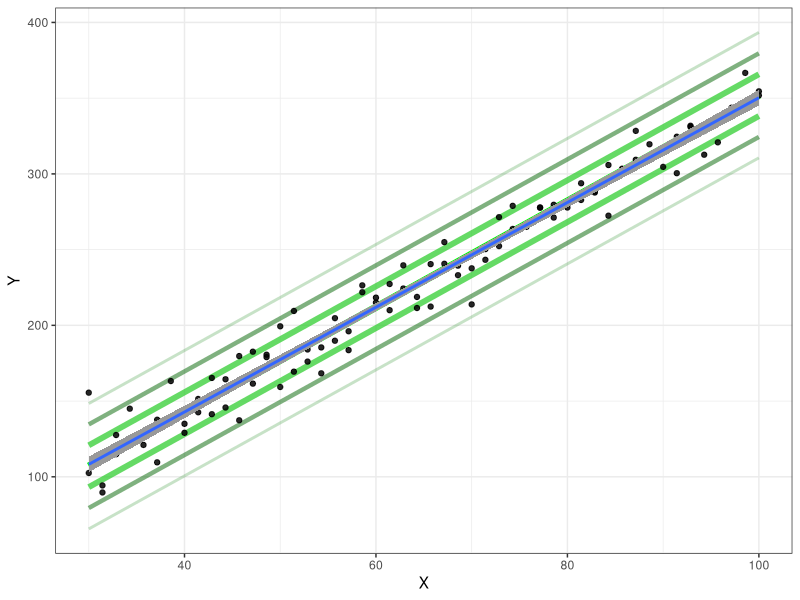

Source code (R):
## ---- chunk 1
library(tidyverse)
library(car)
n <- 100 #sample size
Xstart <- 30 #lower-bound for x-axis
Xstop <- 100 #upper-bound for x-axis


beta_0 <- 2 #choice of true y-intercept
beta_1 <- 3.5 #choice of true slope
sigma <- 13.8 #choice of st. deviation of error terms

## End of Editable area.
##-----------------------------------------------


# Create X, which will be used in the next R-chunk.
X <- rep(seq(Xstart,Xstop, length.out=n/2), each=2) 


N <- 5000 #number of times to pull a random sample
storage_b0 <- storage_b1 <- storage_rmse <- rep(NA, N)
for (i in 1:N){
  Y <- beta_0 + beta_1*X + rnorm(n, 0, sigma) #Sample Y from true model
  mylm <- lm(Y ~ X)
  storage_b0[i] <- coef(mylm)[1]
  storage_b1[i] <- coef(mylm)[2]
  storage_rmse[i] <- summary(mylm)$sigma
}

Ystart <- 0 #min(0,min(Y)) 
Ystop <- 500 #max(max(Y), 0)
Yrange <- Ystop - Ystart

#layout(matrix(c(1,1,2,3), 2, 2, byrow = TRUE), widths=c(2,2), heights=c(3,3))
par(mfrow=c(1,1))
data = data.frame(X = X, Y = Y)
View(data)

## ---- chunk 2
#graph for intercept deviation
ggplot(data,aes(x=X,y=Y))+
  stat_function(fun=function(x) beta_0+beta_1*x, size = 2.5, color="green")+
  stat_function(fun=function(x) beta_0+sigma+beta_1*x, size = 2, color="limegreen", alpha = .75)+
  stat_function(fun=function(x) beta_0+sigma*2+beta_1*x, size = 1.5, color="darkgreen", alpha = .5)+
  stat_function(fun=function(x) beta_0+sigma*3+beta_1*x, size = 1, color="forestgreen", alpha = .25)+
  #for - std error
  stat_function(fun=function(x) beta_0-sigma+beta_1*x, size = 2, color="limegreen", alpha = .75)+
  stat_function(fun=function(x) beta_0-sigma*2+beta_1*x, size = 1.5, color="darkgreen", alpha = .5)+
  stat_function(fun=function(x) beta_0-sigma*3+beta_1*x, size = 1, color="forestgreen", alpha = .25)+
  # plot the points
  geom_point(color = "black", alpha = .85)+
  theme_bw()+
  geom_smooth(method='lm', alpha=1.0)

